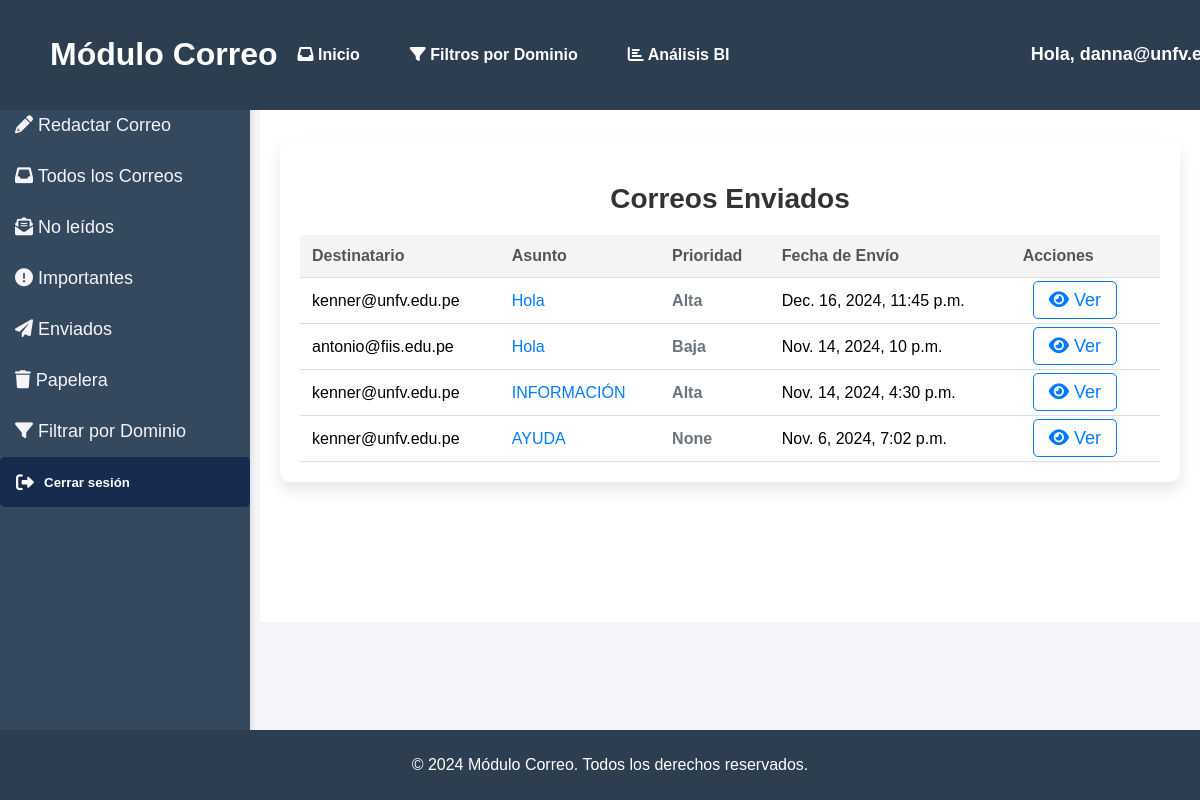
/home/correos-enviados/ (signed in), run on the app's committed database.
### emails/models.py (models this page shows, shortened)
class Correo(models.Model):
    remitente = models.ForeignKey(User, on_delete=models.CASCADE, related_name="enviados")
    destinatario = models.ForeignKey(User, on_delete=models.CASCADE, related_name="correos_recibidos")
    asunto = models.CharField(max_length=200)
    contenido = models.TextField()
    fecha_envio = models.DateTimeField(auto_now_add=True)
    eliminado_por_remitente = models.BooleanField(default=False)
    eliminado_por_destinatario = models.BooleanField(default=False)
    prioridad = models.ForeignKey(Prioridad, on_delete=models.SET_NULL, null=True, blank=True)  # Clave foránea
    leido = models.BooleanField(default=False)

class Prioridad(models.Model):
    nivel = models.CharField(max_length=50)  # Ej: "Alta", "Media", "Baja"
    descripcion = models.TextField(blank=True, null=True)  # Descripción opcional
    def __str__(self):
        return self.nivel

### emails/views.py (the view)
# urls.py: path('correos-enviados/', views.correos_enviados_view, name='correos_enviados'),
@login_required
def correos_enviados_view(request):
    correos_enviados = Correo.objects.filter(remitente=request.user).order_by('-fecha_envio')
    return render(request, 'emails/correos_enviados.html', {'correos_enviados': correos_enviados})

### Templates/emails/correos_enviados.html (shortened to what this page needs)
{% extends 'emails/base.html' %}
{% block content %}
<div class="correos-enviados-container">
  <h2>Correos Enviados</h2>
  {% if correos_enviados %}
    <table>
      <thead>
        <tr>
          <th>Destinatario</th>
          <th>Asunto</th>
          <th>Prioridad</th>
          <th>Fecha de Envío</th>
          <th>Acciones</th>
        </tr>
      </thead>
      <tbody>
        {% for correo in correos_enviados %}
          <tr>
            <td>{{ correo.destinatario }}</td>
            <td>
              <a href="{% url 'ver_correo' correo.id %}">{{ correo.asunto }}</a>
            </td>
            <td class="prioridad {% if correo.prioridad == 'Alta' %}prioridad-alta{% elif correo.prioridad == 'Media' %}prioridad-media{% elif correo.prioridad == 'Baja' %}prioridad-baja{% else %}prioridad-sin{% endif %}">
              {{ correo.prioridad }}
            </td>
            <td>{{ correo.fecha_envio }}</td>
            <td class="acciones">
              <a href="{% url 'ver_correo' correo.id %}" title="Ver Correo"><i class="fas fa-eye"></i> Ver</a>
            </td>
          </tr>
        {% endfor %}
      </tbody>
    </table>
  {% else %}
    <p>No has enviado ningún correo.</p>
  {% endif %}
</div>
{% endblock %}

### Templates/emails/base.html (shortened to what this page needs)
<!DOCTYPE html>
<html lang="es">
<head>
    <link href="https://cdnjs.cloudflare.com/ajax/libs/font-awesome/6.0.0-beta3/css/all.min.css" rel="stylesheet">
    {% load static %}
    <link rel="stylesheet" href="https://cdnjs.cloudflare.com/ajax/libs/font-awesome/6.0.0-beta3/css/all.min.css">
</head>
<body>
<div class="navbar">
    <div class="logo">
        <h1>Módulo Correo</h1>
    </div>
    <a href="{% url 'inbox' %}" title="Ver todos los correos">
        <i class="fas fa-inbox"></i> Inicio
    </a>
    <a href="{% url 'filtrar_por_dominio' %}" title="Filtrar por dominio">
        <i class="fas fa-filter"></i> Filtros por Dominio
    </a>
    <a href="{% url 'dashboard' %}" title="Ver análisis BI">
        <i class="fas fa-chart-bar"></i> Análisis BI
    </a>
    <span class="user-info" style="font-size: 18px; color: white; font-weight: bold;">
        Hola, {{ user.username }}
    </span>
</div>
    <div class="sidebar">
        <a href="{% url 'redactar_correo' %}">
            <i class="fas fa-pencil-alt"></i> Redactar Correo
        </a>
        <a href="{% url 'inbox' %}">
            <i class="fas fa-inbox"></i> Todos los Correos
        </a>
        <a href="{% url 'correos_no_leidos' %}">
            <i class="fas fa-envelope-open-text"></i> No leídos
        </a>
        <a href="{% url 'correos_alta_prioridad' %}">
            <i class="fas fa-exclamation-circle"></i> Importantes
        </a>
        <a href="{% url 'correos_enviados' %}">
            <i class="fas fa-paper-plane"></i> Enviados
        </a>
        <a href="{% url 'correos_eliminados' %}">
            <i class="fas fa-trash"></i> Papelera
        </a>
        <a href="{% url 'filtrar_por_dominio' %}">
            <i class="fas fa-filter"></i> Filtrar por Dominio
        </a>
        <form action="{% url 'logout' %}" method="post" style="display: inline;">
            <button type="submit" class="logout-btn">
                <i class="fas fa-sign-out-alt"></i> Cerrar sesión
            </button>
        </form>
    </div>
    <div class="main-content">
        {% block content %}{% endblock %}
    </div>
    <footer>
        <p>&copy; 2024 Módulo Correo. Todos los derechos reservados.</p>
    </footer>
</body>
</html>

### Templates/emails/base.html (style rules this page uses)
.logout-btn { width: 100%; padding: 16px; background-color: #162B4E; color: white; font-weight: bold; text-align: left; border: none; border-radius: 5px; cursor: pointer; display: flex; align-items: center; gap: 10px; transition: background-color 0.3s ease; }
.logout-btn i { font-size: 18px; }
body { font-family: Arial, sans-serif; margin: 0; padding: 0; background-color: #f4f4f9; }
.navbar { background-color: #2c3e50; color: white; padding: 15px 50px; display: flex; justify-content: space-between; align-items: center; gap: 20px; position: fixed; top: 0; width: 100%; z-index: 1; }
.navbar .logo { margin-right: auto; }
.navbar a, .navbar button { color: white; text-decoration: none; font-weight: bold; background: none; border: none; cursor: pointer; }
.navbar a { margin-right: 30px; }
.sidebar { width: 250px; background-color: #34495e; position: fixed; top: 80px; left: 0; height: calc(100% - 80px); padding-top: 20px; box-shadow: 2px 0 5px rgba(0, 0, 0, 0.1); }
.sidebar a { padding: 15px; text-decoration: none; font-size: 18px; color: #f4f4f9; display: block; }
.navbar .user-info { margin-left: 10px; font-size: 18px; font-weight: bold; }
.main-content { margin-left: 260px; padding: 100px 20px; background-color: white; }
button { padding: 10px 20px; background-color: #2c3e50; color: white; border: none; border-radius: 5px; cursor: pointer; }
footer { text-align: center; padding: 10px; background-color: #2c3e50; color: white; position: fixed; bottom: 0; width: 100%; }

### Templates/emails/correos_enviados.html (style rules this page uses)
.correos-enviados-container { max-width: 900px; margin: 40px auto; padding: 20px; background-color: #ffffff; border-radius: 10px; box-shadow: 0 8px 16px rgba(0, 0, 0, 0.1); }
h2 { font-size: 28px; color: #333; text-align: center; margin-bottom: 20px; }
table { width: 100%; border-collapse: collapse; margin-top: 20px; }
th, td { padding: 12px; text-align: left; border-bottom: 1px solid #ddd; }
th { background-color: #f4f4f4; color: #555; }
td { font-size: 16px; }
td a { text-decoration: none; color: #007bff; }
.prioridad { font-weight: bold; }
.prioridad-sin { color: #6c757d; }
.acciones a { color: #007bff; font-size: 18px; margin: 0 10px; padding: 8px 15px; border-radius: 5px; border: 1px solid #007bff; transition: background-color 0.3s ease; }

### data on the page
Correo: destinatario "kenner@unfv.edu.pe", asunto "Hola", prioridad "Alta", fecha_envio "Dec. 16, 2024, 11:45 p.m."
Correo: destinatario "antonio@fiis.edu.pe", asunto "Hola", prioridad "Baja", fecha_envio "Nov. 14, 2024, 10 p.m."
Correo: destinatario "kenner@unfv.edu.pe", asunto "INFORMACIÓN", prioridad "Alta", fecha_envio "Nov. 14, 2024, 4:30 p.m."
Correo: destinatario "kenner@unfv.edu.pe", asunto "AYUDA", prioridad "None", fecha_envio "Nov. 6, 2024, 7:02 p.m."
